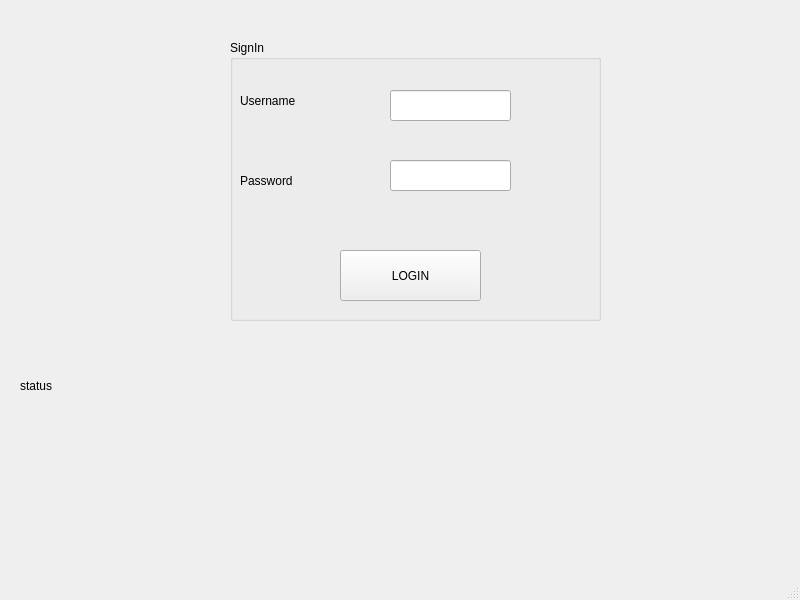
<?xml version="1.0" encoding="UTF-8"?>
<ui version="4.0">
 <class>login</class>
 <widget class="QMainWindow" name="login">
  <property name="geometry">
   <rect>
    <x>0</x>
    <y>0</y>
    <width>800</width>
    <height>600</height>
   </rect>
  </property>
  <property name="windowTitle">
   <string>login</string>
  </property>
  <widget class="QWidget" name="centralwidget">
   <widget class="QLabel" name="label_3">
    <property name="geometry">
     <rect>
      <x>20</x>
      <y>370</y>
      <width>341</width>
      <height>31</height>
     </rect>
    </property>
    <property name="text">
     <string>status</string>
    </property>
   </widget>
   <widget class="QGroupBox" name="groupBox">
    <property name="geometry">
     <rect>
      <x>230</x>
      <y>40</y>
      <width>371</width>
      <height>281</height>
     </rect>
    </property>
    <property name="title">
     <string>SignIn</string>
    </property>
    <widget class="QLabel" name="label">
     <property name="geometry">
      <rect>
       <x>10</x>
       <y>40</y>
       <width>121</width>
       <height>41</height>
      </rect>
     </property>
     <property name="text">
      <string>Username</string>
     </property>
    </widget>
    <widget class="QLabel" name="label_2">
     <property name="geometry">
      <rect>
       <x>10</x>
       <y>120</y>
       <width>141</width>
       <height>41</height>
      </rect>
     </property>
     <property name="text">
      <string>Password</string>
     </property>
    </widget>
    <widget class="QPushButton" name="pushButton">
     <property name="geometry">
      <rect>
       <x>110</x>
       <y>210</y>
       <width>141</width>
       <height>51</height>
      </rect>
     </property>
     <property name="text">
      <string>LOGIN</string>
     </property>
    </widget>
    <widget class="QLineEdit" name="lineEdit_username">
     <property name="geometry">
      <rect>
       <x>160</x>
       <y>50</y>
       <width>121</width>
       <height>31</height>
      </rect>
     </property>
    </widget>
    <widget class="QLineEdit" name="lineEdit_password">
     <property name="geometry">
      <rect>
       <x>160</x>
       <y>120</y>
       <width>121</width>
       <height>31</height>
      </rect>
     </property>
    </widget>
   </widget>
  </widget>
  <widget class="QMenuBar" name="menubar">
   <property name="geometry">
    <rect>
     <x>0</x>
     <y>0</y>
     <width>800</width>
     <height>21</height>
    </rect>
   </property>
  </widget>
  <widget class="QStatusBar" name="statusbar"/>
 </widget>
 <resources/>
 <connections/>
</ui>
